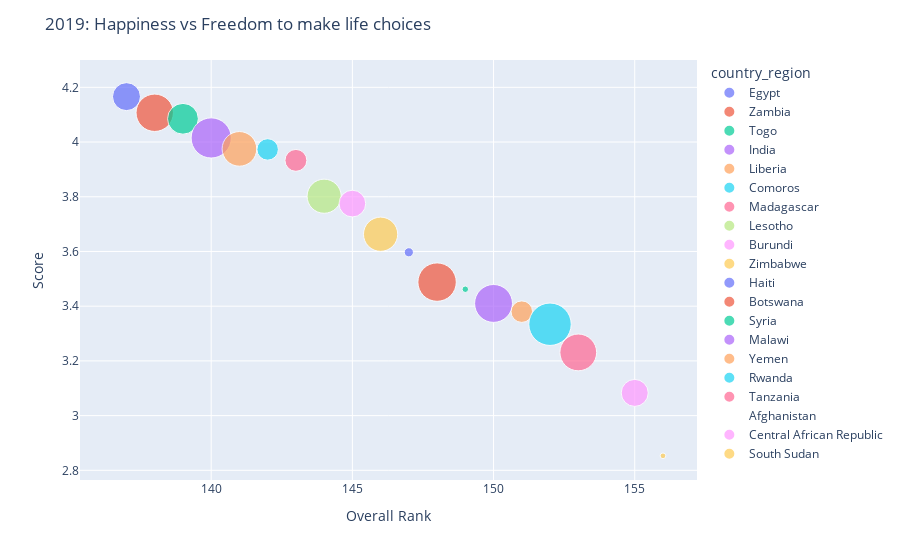

The cell this chart's notebook holds for it:
### Code cell
# Step 1: Create the traces of the plots
fig = px.scatter(least_20_2019, 
                 y="score", 
                 x="overall_rank",
                 color='country_region',
                 size='freedom', # Set the size of the markers in the column income
                 size_max=30) # Specify the maximum size of the markers

# Step 2: Update the layout of the plot
fig.update_layout(title_text='2019: Happiness vs Freedom to make life choices')

# Step 3: Update the axes styling
fig.update_yaxes(title= 'Score', 
                 ticklen= 5, # This parameter specifies the length of the ticks on the axis
                 zeroline= False) # This option disables the zero line on the axis
fig.update_xaxes(title= 'Overall Rank',
                 ticklen= 5, # This parameter specifies the length of the ticks on the axis
                 zeroline= False) # This option disables the zero line on the axis

# Step 4:Controling the visibility of the color scale associated with color axes
fig.update_layout(coloraxis_showscale=False)

# Step 5: Show the plot
fig.show()

### Figure 1 — Plotly figure (JSON) as saved in the notebook; plotly's stock layout.template omitted (floating-point values rounded to 4 significant figures)
{"data": [{"hovertemplate": "country_region=Egypt<br>overall_rank=%{x}<br>score=%{y}<br>freedom=%{marker.size}<extra></extra>", "legendgroup": "Egypt", "marker": {"color": "#636efa", "size": [0.241], "sizemode": "area", "sizeref": 0.0006167, "symbol": "circle"}, "mode": "markers", "name": "Egypt", "orientation": "v", "showlegend": true, "type": "scatter", "x": [137], "xaxis": "x", "y": [4.166], "yaxis": "y"}, {"hovertemplate": "country_region=Zambia<br>overall_rank=%{x}<br>score=%{y}<br>freedom=%{marker.size}<extra></extra>", "legendgroup": "Zambia", "marker": {"color": "#EF553B", "size": [0.431], "sizemode": "area", "sizeref": 0.0006167, "symbol": "circle"}, "mode": "markers", "name": "Zambia", "orientation": "v", "showlegend": true, "type": "scatter", "x": [138], "xaxis": "x", "y": [4.107], "yaxis": "y"}, {"hovertemplate": "country_region=Togo<br>overall_rank=%{x}<br>score=%{y}<br>freedom=%{marker.size}<extra></extra>", "legendgroup": "Togo", "marker": {"color": "#00cc96", "size": [0.293], "sizemode": "area", "sizeref": 0.0006167, "symbol": "circle"}, "mode": "markers", "name": "Togo", "orientation": "v", "showlegend": true, "type": "scatter", "x": [139], "xaxis": "x", "y": [4.085], "yaxis": "y"}, {"hovertemplate": "country_region=India<br>overall_rank=%{x}<br>score=%{y}<br>freedom=%{marker.size}<extra></extra>", "legendgroup": "India", "marker": {"color": "#ab63fa", "size": [0.498], "sizemode": "area", "sizeref": 0.0006167, "symbol": "circle"}, "mode": "markers", "name": "India", "orientation": "v", "showlegend": true, "type": "scatter", "x": [140], "xaxis": "x", "y": [4.015], "yaxis": "y"}, {"hovertemplate": "country_region=Liberia<br>overall_rank=%{x}<br>score=%{y}<br>freedom=%{marker.size}<extra></extra>", "legendgroup": "Liberia", "marker": {"color": "#FFA15A", "size": [0.37], "sizemode": "area", "sizeref": 0.0006167, "symbol": "circle"}, "mode": "markers", "name": "Liberia", "orientation": "v", "showlegend": true, "type": "scatter", "x": [141], "xaxis": "x", "y": [3.975], "yaxis": "y"}, {"hovertemplate": "country_region=Comoros<br>overall_rank=%{x}<br>score=%{y}<br>freedom=%{marker.size}<extra></extra>", "legendgroup": "Comoros", "marker": {"color": "#19d3f3", "size": [0.142], "sizemode": "area", "sizeref": 0.0006167, "symbol": "circle"}, "mode": "markers", "name": "Comoros", "orientation": "v", "showlegend": true, "type": "scatter", "x": [142], "xaxis": "x", "y": [3.973], "yaxis": "y"}, {"hovertemplate": "country_region=Madagascar<br>overall_rank=%{x}<br>score=%{y}<br>freedom=%{marker.size}<extra></extra>", "legendgroup": "Madagascar", "marker": {"color": "#FF6692", "size": [0.148], "sizemode": "area", "sizeref": 0.0006167, "symbol": "circle"}, "mode": "markers", "name": "Madagascar", "orientation": "v", "showlegend": true, "type": "scatter", "x": [143], "xaxis": "x", "y": [3.933], "yaxis": "y"}, {"hovertemplate": "country_region=Lesotho<br>overall_rank=%{x}<br>score=%{y}<br>freedom=%{marker.size}<extra></extra>", "legendgroup": "Lesotho", "marker": {"color": "#B6E880", "size": [0.359], "sizemode": "area", "sizeref": 0.0006167, "symbol": "circle"}, "mode": "markers", "name": "Lesotho", "orientation": "v", "showlegend": true, "type": "scatter", "x": [144], "xaxis": "x", "y": [3.802], "yaxis": "y"}, {"hovertemplate": "country_region=Burundi<br>overall_rank=%{x}<br>score=%{y}<br>freedom=%{marker.size}<extra></extra>", "legendgroup": "Burundi", "marker": {"color": "#FF97FF", "size": [0.22], "sizemode": "area", "sizeref": 0.0006167, "symbol": "circle"}, "mode": "markers", "name": "Burundi", "orientation": "v", "showlegend": true, "type": "scatter", "x": [145], "xaxis": "x", "y": [3.775], "yaxis": "y"}, {"hovertemplate": "country_region=Zimbabwe<br>overall_rank=%{x}<br>score=%{y}<br>freedom=%{marker.size}<extra></extra>", "legendgroup": "Zimbabwe", "marker": {"color": "#FECB52", "size": [0.361], "sizemode": "area", "sizeref": 0.0006167, "symbol": "circle"}, "mode": "markers", "name": "Zimbabwe", "orientation": "v", "showlegend": true, "type": "scatter", "x": [146], "xaxis": "x", "y": [3.663], "yaxis": "y"}, {"hovertemplate": "country_region=Haiti<br>overall_rank=%{x}<br>score=%{y}<br>freedom=%{marker.size}<extra></extra>", "legendgroup": "Haiti", "marker": {"color": "#636efa", "size": [0.026], "sizemode": "area", "sizeref": 0.0006167, "symbol": "circle"}, "mode": "markers", "name": "Haiti", "orientation": "v", "showlegend": true, "type": "scatter", "x": [147], "xaxis": "x", "y": [3.597], "yaxis": "y"}, {"hovertemplate": "country_region=Botswana<br>overall_rank=%{x}<br>score=%{y}<br>freedom=%{marker.size}<extra></extra>", "legendgroup": "Botswana", "marker": {"color": "#EF553B", "size": [0.455], "sizemode": "area", "sizeref": 0.0006167, "symbol": "circle"}, "mode": "markers", "name": "Botswana", "orientation": "v", "showlegend": true, "type": "scatter", "x": [148], "xaxis": "x", "y": [3.488], "yaxis": "y"}, {"hovertemplate": "country_region=Syria<br>overall_rank=%{x}<br>score=%{y}<br>freedom=%{marker.size}<extra></extra>", "legendgroup": "Syria", "marker": {"color": "#00cc96", "size": [0.013], "sizemode": "area", "sizeref": 0.0006167, "symbol": "circle"}, "mode": "markers", "name": "Syria", "orientation": "v", "showlegend": true, "type": "scatter", "x": [149], "xaxis": "x", "y": [3.462], "yaxis": "y"}, {"hovertemplate": "country_region=Malawi<br>overall_rank=%{x}<br>score=%{y}<br>freedom=%{marker.size}<extra></extra>", "legendgroup": "Malawi", "marker": {"color": "#ab63fa", "size": [0.443], "sizemode": "area", "sizeref": 0.0006167, "symbol": "circle"}, "mode": "markers", "name": "Malawi", "orientation": "v", "showlegend": true, "type": "scatter", "x": [150], "xaxis": "x", "y": [3.41], "yaxis": "y"}, {"hovertemplate": "country_region=Yemen<br>overall_rank=%{x}<br>score=%{y}<br>freedom=%{marker.size}<extra></extra>", "legendgroup": "Yemen", "marker": {"color": "#FFA15A", "size": [0.143], "sizemode": "area", "sizeref": 0.0006167, "symbol": "circle"}, "mode": "markers", "name": "Yemen", "orientation": "v", "showlegend": true, "type": "scatter", "x": [151], "xaxis": "x", "y": [3.38], "yaxis": "y"}, {"hovertemplate": "country_region=Rwanda<br>overall_rank=%{x}<br>score=%{y}<br>freedom=%{marker.size}<extra></extra>", "legendgroup": "Rwanda", "marker": {"color": "#19d3f3", "size": [0.555], "sizemode": "area", "sizeref": 0.0006167, "symbol": "circle"}, "mode": "markers", "name": "Rwanda", "orientation": "v", "showlegend": true, "type": "scatter", "x": [152], "xaxis": "x", "y": [3.334], "yaxis": "y"}, {"hovertemplate": "country_region=Tanzania<br>overall_rank=%{x}<br>score=%{y}<br>freedom=%{marker.size}<extra></extra>", "legendgroup": "Tanzania", "marker": {"color": "#FF6692", "size": [0.417], "sizemode": "area", "sizeref": 0.0006167, "symbol": "circle"}, "mode": "markers", "name": "Tanzania", "orientation": "v", "showlegend": true, "type": "scatter", "x": [153], "xaxis": "x", "y": [3.231], "yaxis": "y"}, {"hovertemplate": "country_region=Afghanistan<br>overall_rank=%{x}<br>score=%{y}<br>freedom=%{marker.size}<extra></extra>", "legendgroup": "Afghanistan", "marker": {"color": "#B6E880", "size": [0], "sizemode": "area", "sizeref": 0.0006167, "symbol": "circle"}, "mode": "markers", "name": "Afghanistan", "orientation": "v", "showlegend": true, "type": "scatter", "x": [154], "xaxis": "x", "y": [3.203], "yaxis": "y"}, {"hovertemplate": "country_region=Central African Republic<br>overall_rank=%{x}<br>score=%{y}<br>freedom=%{marker.size}<extra></extra>", "legendgroup": "Central African Republic", "marker": {"color": "#FF97FF", "size": [0.225], "sizemode": "area", "sizeref": 0.0006167, "symbol": "circle"}, "mode": "markers", "name": "Central African Republic", "orientation": "v", "showlegend": true, "type": "scatter", "x": [155], "xaxis": "x", "y": [3.083], "yaxis": "y"}, {"hovertemplate": "country_region=South Sudan<br>overall_rank=%{x}<br>score=%{y}<br>freedom=%{marker.size}<extra></extra>", "legendgroup": "South Sudan", "marker": {"color": "#FECB52", "size": [0.01], "sizemode": "area", "sizeref": 0.0006167, "symbol": "circle"}, "mode": "markers", "name": "South Sudan", "orientation": "v", "showlegend": true, "type": "scatter", "x": [156], "xaxis": "x", "y": [2.853], "yaxis": "y"}], "layout": {"coloraxis": {"showscale": false}, "legend": {"itemsizing": "constant", "title": {"text": "country_region"}, "tracegroupgap": 0}, "margin": {"t": 60}, "title": {"text": "2019: Happiness vs Freedom to make life choices"}, "xaxis": {"anchor": "y", "domain": [0, 1], "ticklen": 5, "title": {"text": "Overall Rank"}, "zeroline": false}, "yaxis": {"anchor": "x", "domain": [0, 1], "ticklen": 5, "title": {"text": "Score"}, "zeroline": false}}}
